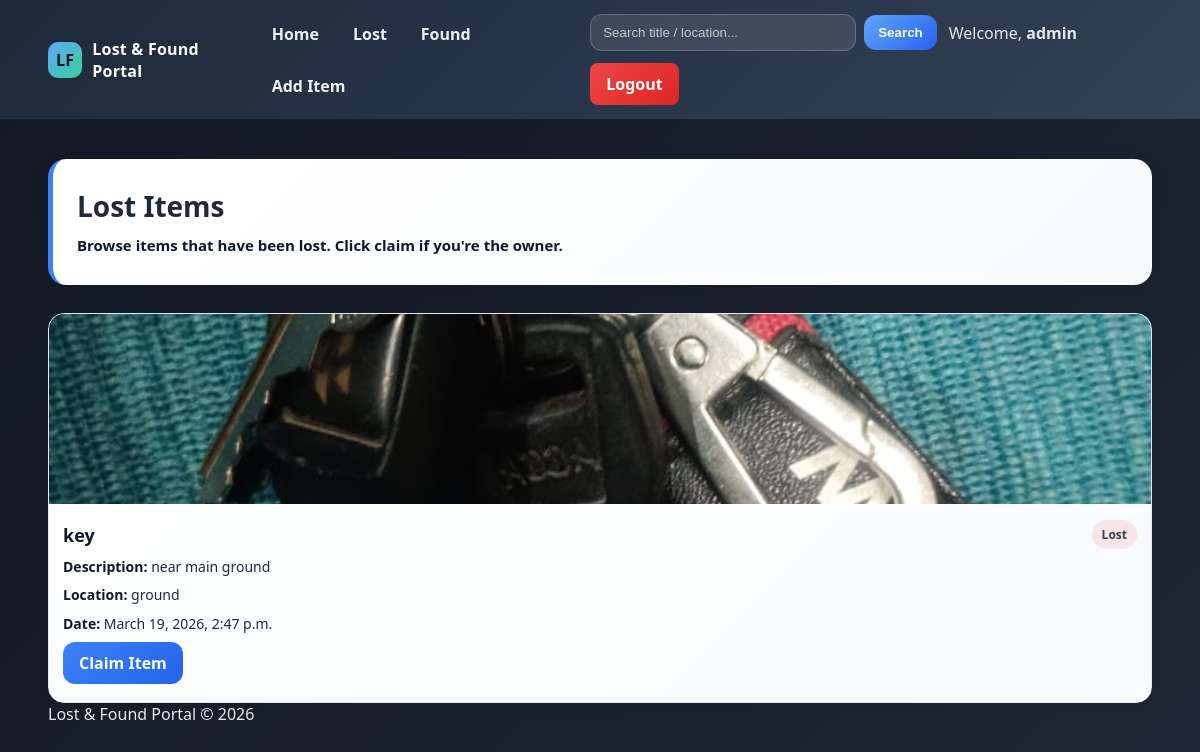
The page /lost/ (signed in) on the database its author committed.
### portal/models.py (models this page shows, shortened)
class Item(models.Model):
    ITEM_TYPES = (
        ('Lost', 'Lost'),
        ('Found', 'Found'),
    )
    title = models.CharField(max_length=100)
    description = models.TextField()
    location = models.CharField(max_length=100)
    item_type = models.CharField(max_length=10, choices=ITEM_TYPES)
    image = models.ImageField(upload_to='items/', null=True, blank=True)
    date_posted = models.DateTimeField(auto_now_add=True)
    is_claimed = models.BooleanField(default=False)

### portal/views.py (the view)
# urls.py: path("lost/", views.lost_items, name="lost_items"),
@login_required
def lost_items(request):
    items = Item.objects.filter(item_type="Lost", is_claimed=False).order_by("-date_posted")
    user_claims = {}
    if request.user.is_authenticated and not request.user.is_superuser:
        claims = ClaimRequest.objects.filter(user=request.user).select_related('item')
        user_claims = {claim.item_id: claim for claim in claims}
    return render(request, "lost.html", {
        "items": items,
        "user_claims": user_claims
    })

### portal/templates/lost.html
{% extends 'base.html' %}
{% load static %}
{% load custom_filters %}
{% block content %}
<div class="page-title">
  <h1>Lost Items</h1>
  <p>Browse items that have been lost. Click claim if you're the owner.</p>
</div>
<div class="grid">
  {% if items %}
    {% for item in items %}
      <div class="card">
        {% if item.image %}
          <img class="card-img" src="{{ item.image.url }}" alt="{{ item.title }}">
        {% else %}
          <img class="card-img" src="{% static 'images/lost_found_pg.png' %}" alt="Lost & Found">
        {% endif %}
        <div class="card-body">
          <div style="display:flex; justify-content:space-between; align-items:center; gap:10px;">
            <h3 style="margin:0;">{{ item.title }}</h3>
            <span class="badge badge-lost">Lost</span>
          </div>
          <p><strong>Description:</strong> {{ item.description }}</p>
          <p><strong>Location:</strong> {{ item.location }}</p>
          <p><strong>Date:</strong> {{ item.date_posted }}</p>
          {% if item.id in user_claims %}
            {% with claim=user_claims|get_item:item.id %}
              <div class="claim-status-box">
                {% if claim.status == 'pending' %}
                  <span class="status-badge status-pending">⏳ Claim Pending</span>
                  <p class="status-text">Waiting for admin approval</p>
                {% elif claim.status == 'approved' %}
                  <span class="status-badge status-approved">✓ Claim Approved</span>
                  <p class="status-text">Your claim has been approved!</p>
                {% elif claim.status == 'rejected' %}
                  <span class="status-badge status-rejected">✗ Claim Rejected</span>
                  <p class="status-text">Your claim was not approved</p>
                {% elif claim.status == 'claimed' %}
                  <span class="status-badge status-claimed">✓ Item Claimed</span>
                  <p class="status-text">You have successfully claimed this item!</p>
                {% endif %}
              </div>
            {% endwith %}
          {% elif not item.is_claimed %}
            <a class="btn-claim" href="{% url 'claim_item' item.id %}">Claim Item</a>
          {% else %}
            <p class="claimed">Already Claimed</p>
          {% endif %}
        </div>
      </div>
    {% endfor %}
  {% else %}
    <p>No lost items available.</p>
  {% endif %}
</div>
{% endblock %}

### portal/templates/base.html (shortened to what this page needs)
{% load static %}
<!DOCTYPE html>
<html lang="en">
<head>
  <link rel="stylesheet" href="{% static 'css/style.css' %}?v=7.0">
</head>
<body class="site-body">
  <div class="navbar">
    <div class="navbar-inner">
      <a class="brand" href="{% url 'home' %}">
        <div class="brand-badge">LF</div>
        <div>Lost & Found Portal</div>
      </a>
      <div class="nav-links">
        <a href="{% url 'home' %}">Home</a>
        <a href="{% url 'lost_items' %}">Lost</a>
        <a href="{% url 'found_items' %}">Found</a>
        <a href="{% url 'add_item' %}">Add Item</a>
      </div>
      <div class="right">
        <form class="searchbar" method="GET" action="{% url 'home' %}">
          <input type="text" name="q" placeholder="Search title / location..." value="{{ request.GET.q|default:'' }}">
          <button class="btn btn-primary" type="submit">Search</button>
        </form>
        {% if user.is_authenticated %}
          <span class="pill">Welcome, <b>{{ user.username }}</b></span>
          <a class="btn btn-danger" href="{% url 'logout' %}">Logout</a>
        {% endif %}
      </div>
    </div>
  </div>
  <div class="container">
    {% block content %}{% endblock %}
    <div class="footer">Lost & Found Portal © 2026</div>
  </div>
</body>
</html>

### portal/static/css/style.css (style rules this page uses)
.site-body { margin: 0; font-family: "Segoe UI", sans-serif; min-height: 100vh; background: linear-gradient(135deg, #1e293b, #334155); }
.site-body::before { content:""; position: fixed; inset: 0; background: rgba(0,0,0,0.40); z-index: -1; }
.navbar { background: linear-gradient(135deg, #1e293b, #334155); }
.navbar-inner { width: min(1200px, 92%); margin: 0 auto; padding: 14px 0; display: flex; align-items: center; justify-content: space-between; gap: 16px; }
.brand { display: flex; align-items: center; gap: 10px; text-decoration: none; color: white; font-weight: 800; letter-spacing: 0.2px; }
.brand-badge { width: 36px; height: 36px; border-radius: 10px; display: grid; place-items: center; font-weight: 900; color: #0b1220; background: linear-gradient(135deg, #60a5fa, #34d399); }
.nav-links { display: flex; align-items: center; gap: 14px; flex-wrap: wrap; }
.nav-links a { color: rgba(255,255,255,0.92); text-decoration: none; font-weight: 700; padding: 8px 10px; border-radius: 10px; transition: 0.2s; }
.right { display: flex; align-items: center; gap: 12px; flex-wrap: wrap; }
.searchbar { display: flex; gap: 8px; align-items: center; }
.searchbar input { width: 240px; max-width: 45vw; padding: 10px 12px; border-radius: 12px; border: 1px solid rgba(255,255,255,0.20); outline: none; background: rgba(255,255,255,0.10); color: white; }
.searchbar input::placeholder { color: rgba(255,255,255,0.70); }
.btn { padding: 10px 14px; border-radius: 12px; border: none; cursor: pointer; font-weight: 800; }
.btn-primary { background: linear-gradient(135deg, #60a5fa, #2563eb); color: white; }
.btn-danger { background: linear-gradient(135deg, #ef4444, #dc2626); color: white; padding: 10px 16px; border-radius: 8px; text-decoration: none; font-weight: 700; border: none; cursor: pointer; transition: 0.3s ease; display: inline-block; }
.container { width: min(1200px, 92%); margin: 40px auto 60px; }
.page-title { background: linear-gradient(135deg, #ffffff 0%, #f8fafc 100%); border-radius: 18px; padding: 28px 24px; box-shadow: 0 4px 15px rgba(0,0,0,0.08); margin-bottom: 28px; border-left: 5px solid #3b82f6; }
.page-title h1 { margin: 0 0 8px 0; font-size: 28px; color: #1e293b; font-weight: 800; }
.page-title p { margin: 0; color: #0f172a !important; font-size: 15px; font-weight: 600; line-height: 1.6; }
.grid { display: grid; grid-template-columns: repeat(auto-fit, minmax(280px, 1fr)); gap: 18px; }
.card { background: linear-gradient(135deg, #ffffff 0%, #f8fbff 100%); border-radius: 16px; overflow: hidden; box-shadow: 0 2px 12px rgba(0,0,0,0.06); transition: 0.3s ease; border: 1px solid #e0e7ff; }
.card-img { width: 100%; height: 190px; object-fit: cover; display: block; }
.card-body { padding: 16px 14px 18px; }
.card-body h3 { margin: 0 0 10px; font-size: 18px; color: #1e293b; font-weight: 800; }
.card-body p { color: #475569; font-size: 14px; line-height: 1.5; margin: 8px 0; }
.badge { display: inline-block; padding: 6px 10px; border-radius: 999px; font-weight: 900; font-size: 12px; }
.badge-lost { background: rgba(239, 68, 68, 0.12); color: #b91c1c; }
.btn-claim { background: linear-gradient(135deg, #3b82f6, #2563eb); color: white; padding: 10px 16px; border-radius: 12px; text-decoration: none; font-weight: 700; display: inline-block; transition: 0.3s ease; border: none; cursor: pointer; }
.site-body { color: #e5e7eb; }
.card { color: #1f2937; }
.card p, .card span { color: #374151; }
.card strong { color: #111827; }
.card h3 { color: #111827; }
.card p { color: #1f2937; font-size: 14px; line-height: 1.45; }
.card p strong { color: #111827; font-weight: 700; }

### rows shown on the page
Item: image (picture), title "key", description "near main ground", location "ground", date_posted "March 19, 2026, 2:47 p.m.", is_claimed "Claim Item"

### other values the page prints
{{ user.username }} "admin"
